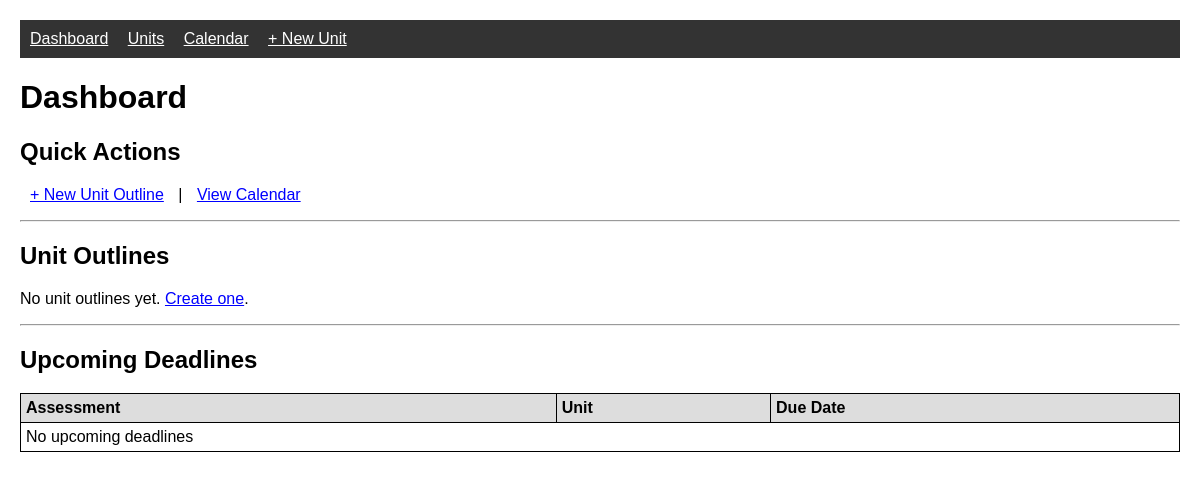
Before: / with the older database file.
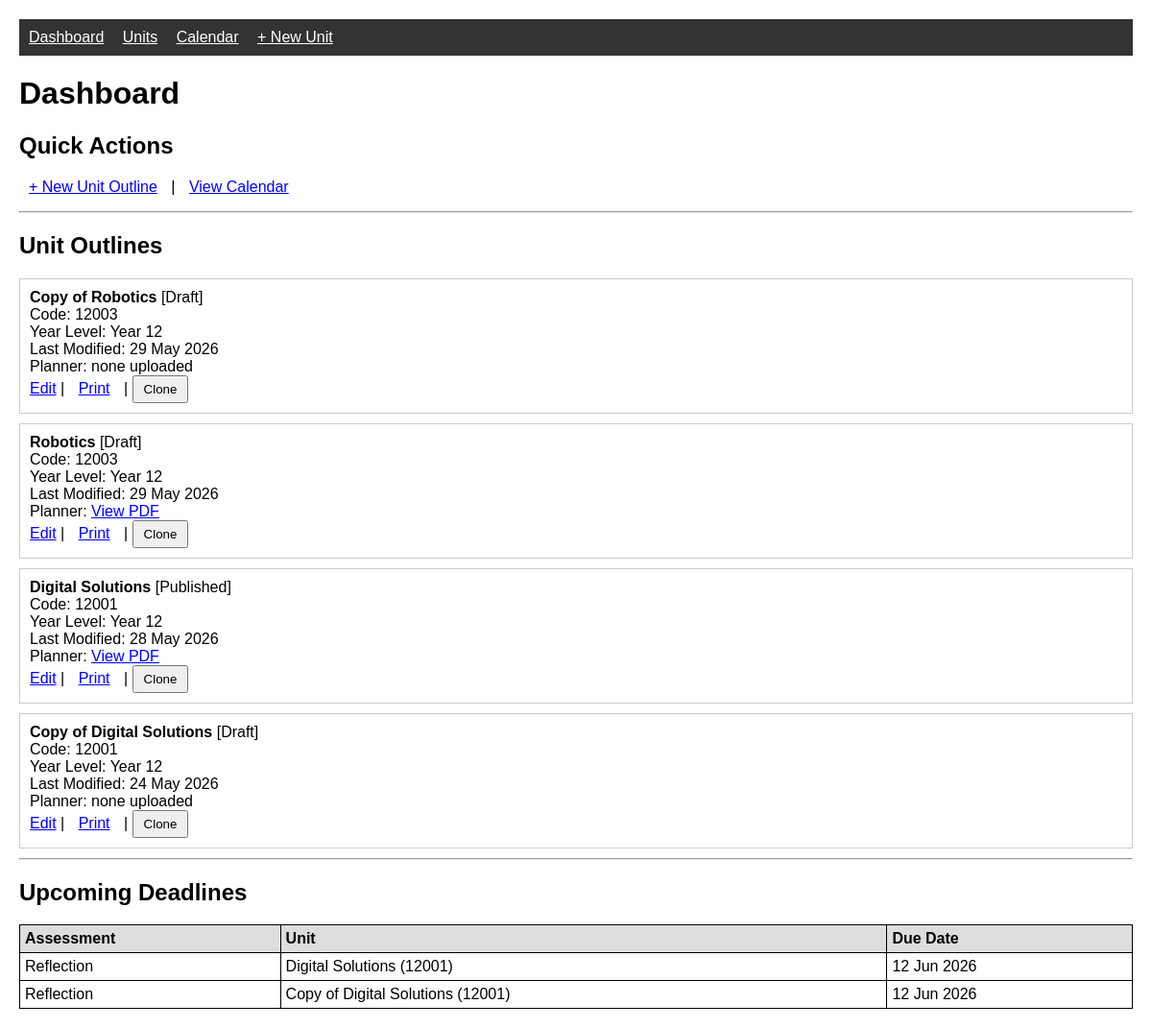
After: the same page with the newer database file.
### hello/models.py (models this page shows, shortened)
class UnitOutline(models.Model):
    STATUS_CHOICES = [
        ('DRAFT', 'Draft'),
        ('PUBLISHED', 'Published'),
        ('ARCHIVED', 'Archived'),
    ]
    name = models.CharField(max_length=200)
    code = models.CharField(max_length=20)
    year_level = models.CharField(max_length=20, blank=True)
    semester = models.CharField(max_length=40, blank=True, default='Semester 1, 2026')
    status = models.CharField(max_length=20, choices=STATUS_CHOICES, default='DRAFT')
    planner_pdf = models.FileField(upload_to='planners/', null=True, blank=True)
    release_as_vet = models.BooleanField(default=False, verbose_name='Release as VET')
    created_date = models.DateTimeField(auto_now_add=True)
    modified_date = models.DateTimeField(auto_now=True)
    class Meta:
        ordering = ['-modified_date']

class AssessmentItem(models.Model):
    unit = models.ForeignKey(UnitOutline, on_delete=models.CASCADE, related_name='assessments')
    name = models.CharField(max_length=200)
    weight = models.PositiveIntegerField(default=0, help_text='Percentage weighting (0-100)')
    start_date = models.DateField(null=True, blank=True)
    due_date = models.DateField(null=True, blank=True)
    class Meta:
        ordering = ['due_date', 'id']

### hello/views.py (the view)
# urls.py: path('', views.dashboard, name='dashboard'),
def dashboard(request):
    units = UnitOutline.objects.all()
    today = date.today()
    upcoming = (AssessmentItem.objects
                .filter(due_date__gte=today)
                .select_related('unit')
                .order_by('due_date')[:10])
    return render(request, 'dashboard.html', {
        'units': units,
        'upcoming': upcoming,
    })

### hello/templates/dashboard.html (shortened to what this page needs)
{% extends 'base.html' %}
{% block content %}
<h1>Dashboard</h1>
<h2>Quick Actions</h2>
<p>
    <a href="{% url 'teacher_portal:unit_new' %}" class="btn">+ New Unit Outline</a>
    |
    <a href="{% url 'teacher_portal:calendar' %}" class="btn">View Calendar</a>
</p>
<hr>
<h2>Unit Outlines</h2>
{% for u in units %}
<div style="border: 1px solid #ccc; padding: 10px; margin-bottom: 10px;">
    <strong>{{ u.name }}</strong> [{{ u.get_status_display }}]
    {% if u.release_as_vet %}<span style="background:#ffd; border:1px solid #aa0; padding:1px 4px;">VET</span>{% endif %}<br>
    Code: {{ u.code }}<br>
    Year Level: {{ u.year_level }}<br>
    Last Modified: {{ u.modified_date|date:"d M Y" }}<br>
    Planner:
    {% if u.planner_pdf %}<a href="{{ u.planner_pdf.url }}" target="_blank">View PDF</a>{% else %}none uploaded{% endif %}<br>
    <a href="{% url 'teacher_portal:unit_edit' u.pk %}">Edit</a>
    |
    <a href="{% url 'teacher_portal:unit_print' u.pk %}" class="btn">Print</a>
    |
    <form method="post" action="{% url 'teacher_portal:unit_clone' u.pk %}" style="display:inline;">
        <button type="submit" class="btn">Clone</button>
    </form>
</div>
{% empty %}
<p>No unit outlines yet. <a href="{% url 'teacher_portal:unit_new' %}">Create one</a>.</p>
{% endfor %}
<hr>
<h2>Upcoming Deadlines</h2>
<table>
    <tr>
        <th>Assessment</th>
        <th>Unit</th>
        <th>Due Date</th>
    </tr>
    {% for a in upcoming %}
    <tr>
        <td>{{ a.name }}</td>
        <td>{{ a.unit.name }} ({{ a.unit.code }})</td>
        <td>{{ a.due_date|date:"d M Y" }}</td>
    </tr>
    {% empty %}
    <tr><td colspan="3">No upcoming deadlines</td></tr>
    {% endfor %}
</table>
{% endblock %}

### hello/templates/base.html (shortened to what this page needs)
<!DOCTYPE html>
<html lang="en">
<head>
</head>
<body>
    <nav style="margin-bottom: 20px; padding: 10px; background: #333;">
        <a href="{% url 'teacher_portal:dashboard' %}" style="color: white; margin-right: 15px;">Dashboard</a>
        <a href="{% url 'teacher_portal:unit_list' %}" style="color: white; margin-right: 15px;">Units</a>
        <a href="{% url 'teacher_portal:calendar' %}" style="color: white; margin-right: 15px;">Calendar</a>
        <a href="{% url 'teacher_portal:unit_new' %}" style="color: white;">+ New Unit</a>
    </nav>
    <main>
        {% block content %}{% endblock %}
    </main>
</body>
</html>

### hello/templates/base.html (style rules this page uses)
body { font-family: sans-serif; margin: 20px; }
a { color: blue; }
table { border-collapse: collapse; width: 100%; }
th, td { border: 1px solid black; padding: 5px; text-align: left; }
th { background: #ddd; }
.btn { padding: 5px 10px; cursor: pointer; }

Changed rows visible on the page:
added UnitOutline: name "Copy of Robotics", status "Draft", code "12003", year_level "Year 12", modified_date "29 May 2026", planner_pdf "none uploaded"
added UnitOutline: name "Robotics", status "Draft", code "12003", year_level "Year 12", modified_date "29 May 2026"
added UnitOutline: name "Digital Solutions", status "Published", code "12001", year_level "Year 12", modified_date "28 May 2026"
added UnitOutline: name "Copy of Digital Solutions", status "Draft", code "12001", year_level "Year 12", modified_date "24 May 2026", planner_pdf "none uploaded"
added AssessmentItem: name "Reflection", unit.name "Digital Solutions", unit.code "12001", due_date "12 Jun 2026"
added AssessmentItem: name "Reflection", unit.name "Copy of Digital Solutions", unit.code "12001", due_date "12 Jun 2026"
Other visible differences:
text no longer shown: "No unit outlines yet. Create one . No upcoming deadlines"
